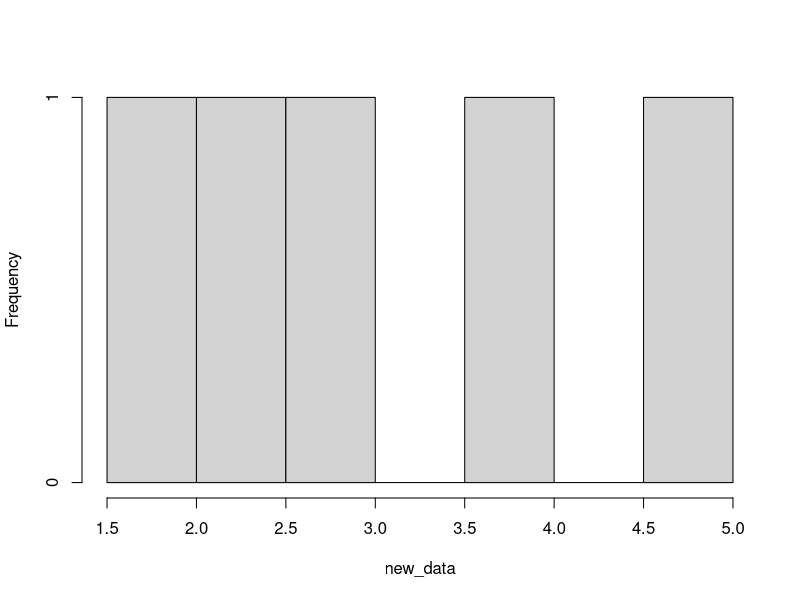
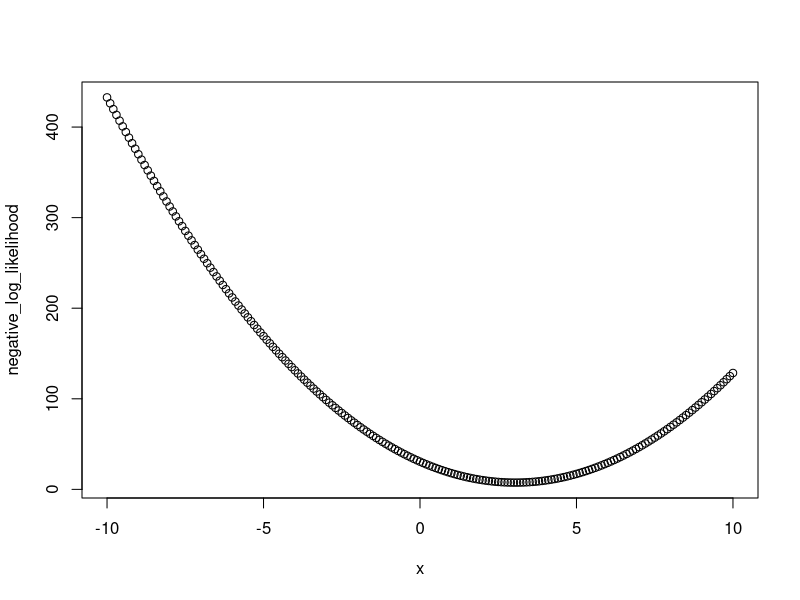
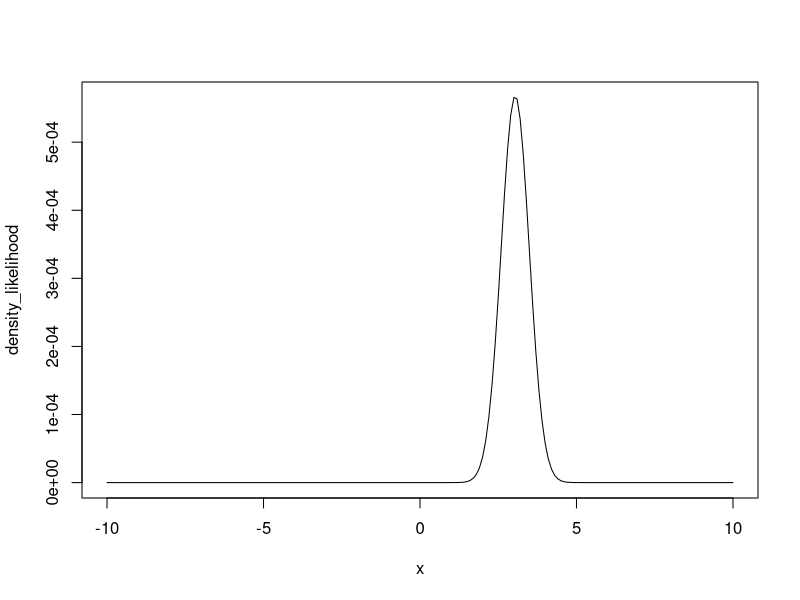
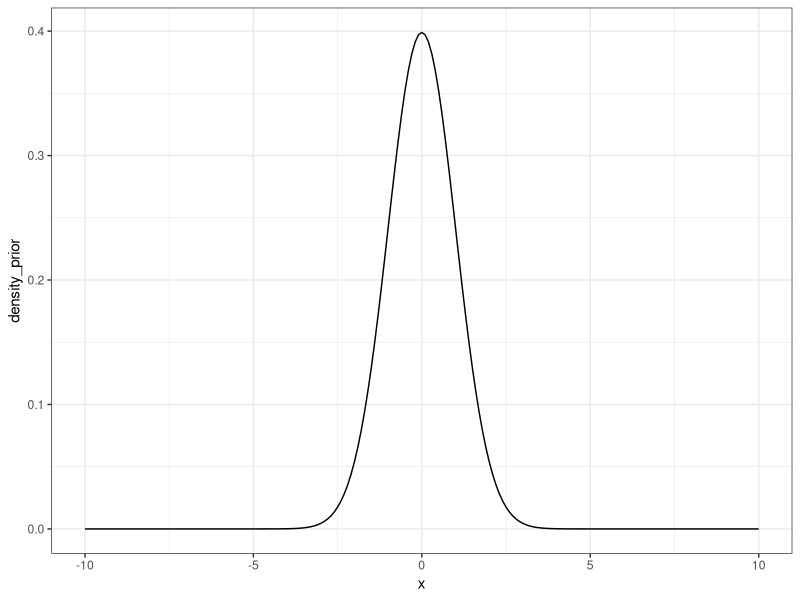
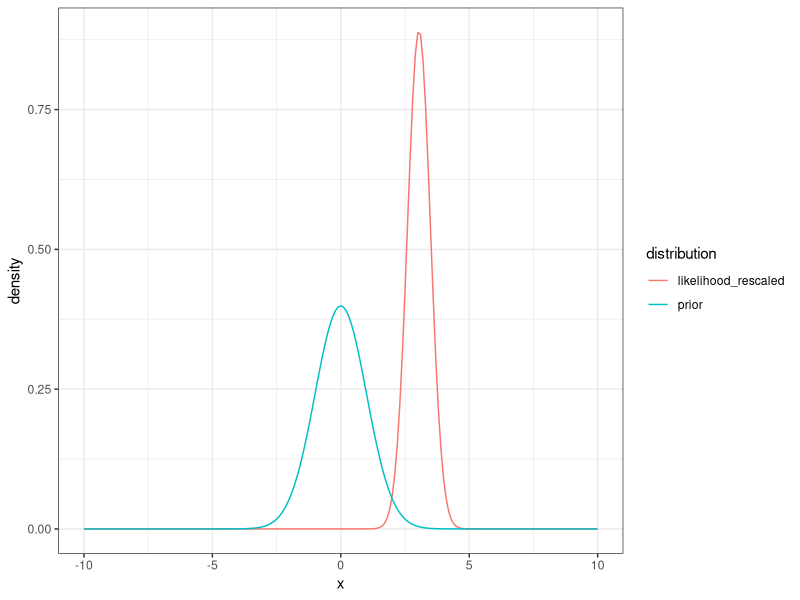
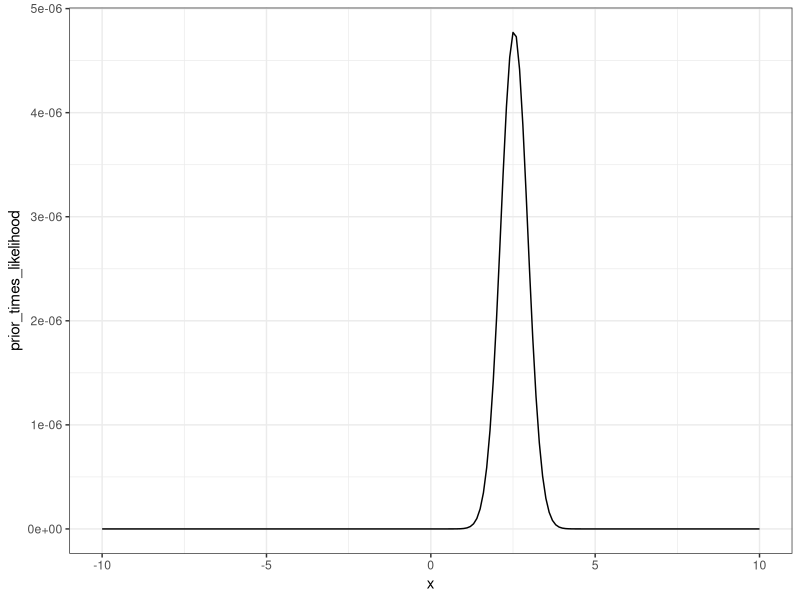
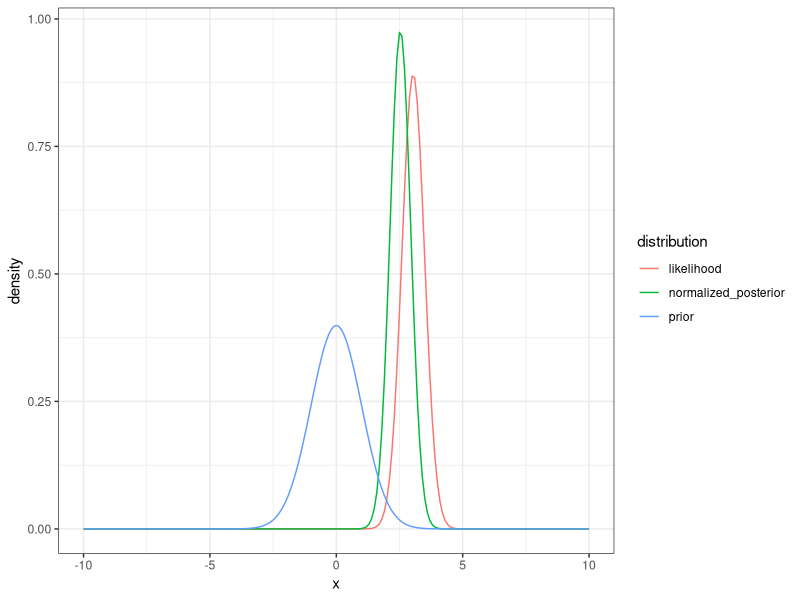
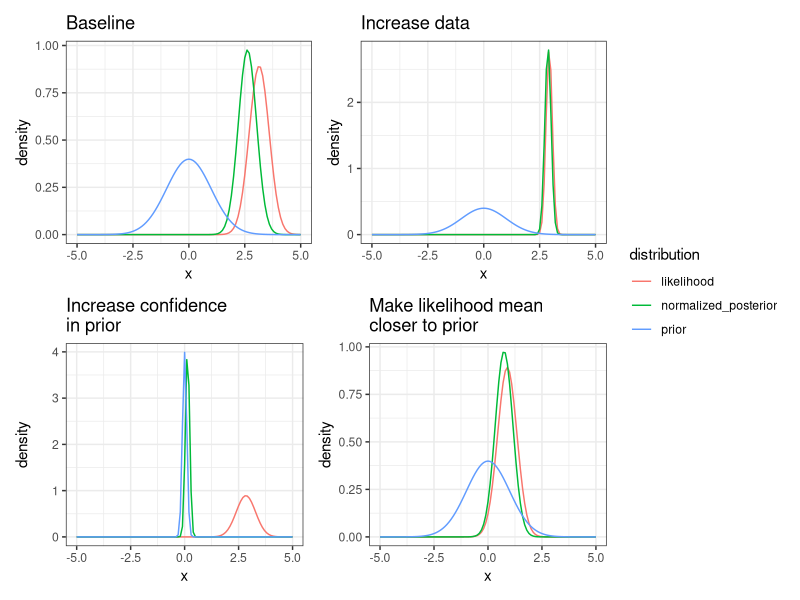

The R script that drew these images, in order:
## ---- chunk 1
#| echo: FALSE
#| message: FALSE
library(tidyverse)
library(patchwork)
## ---- chunk 2
num_data_points <- 5

mean_data <- 3.0
sd_data <- 1.0
new_data <- rnorm(num_data_points, mean = mean_data, sd = sd_data)
## ---- chunk 3
#| fig-cap: Five random simples from a normal distirubtion with mean = 3 and sd = 1
#| label: fig-rnorm1
hist(new_data, main = "")
## ---- chunk 4
#DATA MODEL
delta_x <- 0.1
x <- seq(-10,10, delta_x)
negative_log_likelihood <- rep(NA,length(x))
for(i in 1:length(x)){
  negative_log_likelihood[i] <- -sum(dnorm(new_data, mean = x[i], sd = 1, log = TRUE))
}
## ---- chunk 5
#| fig-cap: Negative log likelihood curve
#| label: fig-ll-bayes
plot(x, negative_log_likelihood)
## ---- chunk 6
density_likelihood <- exp(-negative_log_likelihood)
## ---- chunk 7
#| fig-cap: likelihood curve
#| label: fig-ll2-density
plot(x, density_likelihood, type = "l")
## ---- chunk 8
likelihood_area_under_curve <- sum(density_likelihood * delta_x) #Width * Height
density_likelihood_rescaled <- density_likelihood/likelihood_area_under_curve
## ---- chunk 9
#| fig-cap: Rescale likelihood (area under curve is 1)
#| label: fig-rescaled-ll
d <- tibble(x = x,
            likelihood = density_likelihood_rescaled) |> 
ggplot(aes(x = x, y = likelihood)) +
  geom_line() +
  theme_bw()

## ---- chunk 10
mean_prior <- 0
sd_prior <- 1.0
## ---- chunk 11
density_prior <- dnorm(x, mean = mean_prior, sd = sd_prior)
## ---- chunk 12
#| fig-cap: likelihood of the x given the prior distribution
#| label: fig-prior-dens
d <- tibble(x = x,
            density_prior = density_prior)
ggplot(d, aes(x = x, y = density_prior)) +
  geom_line()  +
  theme_bw()
## ---- chunk 13
#| fig-cap: likelihood of the x given the prior distribution and likelihood of the model.
#| label: fig-prior-ll-dens
tibble(x = x,
            prior = density_prior,
            likelihood_rescaled = density_likelihood_rescaled) %>% 
  pivot_longer(cols = -x, names_to = "distribution", values_to = "density") %>% 
  mutate(distribution = factor(distribution)) %>% 
  ggplot(aes(x = x, y = density, color = distribution)) +
  geom_line()  +
  theme_bw()

## ---- chunk 14
prior_times_likelihood <- density_prior * density_likelihood
## ---- chunk 15
#| label: fig-post-unscaled
d <- tibble(x = x,
            prior_times_likelihood = prior_times_likelihood)
ggplot(d, aes(x = x, y = prior_times_likelihood)) +
  geom_line()  +
  theme_bw()
## ---- chunk 16
area_under_curve <- sum(prior_times_likelihood * delta_x)  #sum(Width * Height) = total probability of the data given all possible values of the parameter
normalized_posterior <- prior_times_likelihood / area_under_curve
## ---- chunk 17
#| fig-cap: Prior, likelihood, and posterior shown together 
#| label: fig-prior-ll-post
tibble(x = x,
       prior = density_prior,
       likelihood = density_likelihood_rescaled,
       normalized_posterior = normalized_posterior) %>% 
  pivot_longer(cols = -x, names_to = "distribution", values_to = "density") %>% 
  mutate(distribution = factor(distribution)) %>% 
  ggplot(aes(x = x, y = density, color = distribution)) +
  geom_line()  +
  theme_bw()
## ---- chunk 18
explore_senstivity <- function(num_data_points, mean_data, sd_data, mean_prior, sd_prior, title){

new_data <- rnorm(num_data_points, mean_data, sd_data)
delta_x <- 0.1
x <- seq(-5,5, delta_x)
negative_log_likelihood <- rep(NA,length(x))

#DATA MODEL
for(i in 1:length(x)){
  #Process model is that mean = x
  negative_log_likelihood[i] <- -sum(dnorm(new_data, mean = x[i], sd = 1, log = TRUE))
}

density_likelihood <- exp(-negative_log_likelihood)
likelihood_area_under_curve <- sum(density_likelihood * delta_x) #Width * Height
density_likelihood_rescaled <- density_likelihood/likelihood_area_under_curve

#Prior
density_prior <- dnorm(x, mean = mean_prior, sd = sd_prior)

#Prior x Likelihood
prior_times_likelihood <- density_prior * density_likelihood
area_under_curve <- sum(prior_times_likelihood * delta_x) #Width * Height
normalized_posterior <- prior_times_likelihood / area_under_curve

p <- tibble(x = x,
       prior = density_prior,
       likelihood = density_likelihood_rescaled,
       normalized_posterior = normalized_posterior) %>% 
  pivot_longer(cols = -x, names_to = "distribution", values_to = "density") %>% 
  mutate(distribution = factor(distribution)) %>% 
  ggplot(aes(x = x, y = density, color = distribution)) +
  geom_line() +
  labs(title = title)  +
  theme_bw()
return(p)
}
## ---- chunk 19
#Baseline
p1 <- explore_senstivity(num_data_points = 5,
                        mean_data = 3,
                        sd_data = 2,
                        mean_prior = 0,
                        sd_prior = 1.0,
                        title = "Baseline")

#Increase confidence in prior
p2 <- explore_senstivity(num_data_points = 5,
                        mean_data = 3,
                        sd_data = 2,
                        mean_prior = 0,
                        sd_prior = 0.1,
                        title = "Increase confidence\nin prior")

#Increase number of data points
p3 <- explore_senstivity(num_data_points = 50,
                        mean_data = 3,
                        sd_data = 2,
                        mean_prior = 0,
                        sd_prior = 1.0,
                        title = "Increase data")

#Make likelihood mean closer to prior
p4 <- explore_senstivity(num_data_points = 5,
                        mean_data = 0,
                        sd_data = 2,
                        mean_prior = 0,
                        sd_prior = 1.0,
                        title = "Make likelihood mean\ncloser to prior")

## ---- chunk 20
#| echo: false
#| fig-cap: Senstivity of posteriors to different data and prior scenarios
#| label: fig-post-sens
(p1 + p3) / (p2 + p4) + plot_layout(guides = "collect")  
## ---- chunk 21
set.seed(100)
num_data_points <- 10
par1_true <- 3
sd_data <- 0.5
x <- runif(num_data_points, 0, 10)
par_true <- c(par1_true, 0.5)
y_true <- par_true[1] * (x / (x + par_true[2]))
y <- rnorm(length(y_true), mean = y_true, sd = sd_data)
## ---- chunk 22
plot(x, y, ylim = c(0, par1_true + 2))
## ---- chunk 23
mean_prior <- 1.0
sd_prior <- 0.5
## ---- chunk 24
delta_par1 <- 0.1
par1 <- seq(-3,10, delta_par1)
negative_log_likelihood <- rep(NA,length(par1))
for(i in 1:length(par1)){
  #Process model
  pred <- par1[i] * (x / (x + par_true[2]))
  #Data model
  negative_log_likelihood[i] <- -sum(dnorm(y, mean = pred, sd = sd_data, log = TRUE))
}

density_likelihood <- exp(-negative_log_likelihood)
likelihood_area_under_curve <- sum(density_likelihood * delta_par1) #Width * Height
density_likelihood_rescaled <- density_likelihood/likelihood_area_under_curve

#Priors
density_prior <- dnorm(par1, mean = mean_prior, sd = sd_prior)
prior_times_likelihood <- density_prior * density_likelihood
area_under_curve <- sum(prior_times_likelihood * delta_par1) #Width * Height
normalized_posterior <- prior_times_likelihood / area_under_curve
## ---- chunk 25
tibble(par1 = par1,
       prior = density_prior,
       likelihood = density_likelihood_rescaled,
       normalized_posterior = normalized_posterior) %>% 
  pivot_longer(cols = -par1, names_to = "distribution", values_to = "density") %>% 
  mutate(distribution = factor(distribution)) %>% 
  ggplot(aes(x = par1, y = density, color = distribution)) +
  geom_line()  +
  theme_bw()
## ---- chunk 26
par1_mle <- par1[which.max(density_likelihood)]
par1_post <- par1[which.max(normalized_posterior)]

d <- tibble(x = seq(0,10, 0.1),
            prior = mean_prior * (x / (x + par_true[2])),
            likelihood = par1_mle * (x / (x + par_true[2])),
            posterior = par1_post * (x / (x + par_true[2]))) %>% 
  pivot_longer(cols = -x, names_to = "distribution", values_to = "prediction") %>% 
  mutate(distribution = factor(distribution))
## ---- chunk 27
ggplot(d, aes(x = x, y = prediction, col = distribution)) +
  geom_line() +
  labs(y = "M-M model prediction (process model)")  +
  theme_bw()
## ---- chunk 28
num_data_points <- 10
par1_true <- 3
sd_data <- 0.5
x <- runif(num_data_points, 0, 10)
par_true <- c(par1_true, 0.5)
y_true <- par_true[1] * (x / (x + par_true[2]))
y <- rnorm(length(y_true), mean = y_true, sd = sd_data)
## ---- chunk 29
plot(x, y, ylim = c(0, par1_true + 2))
## ---- chunk 30
#Initialize chain
num_iter <- 5000
pars <- array(NA, dim = c(num_iter))
pars[1] <- 2
log_prob_current <- -10000000000
prob_current <- exp(log_prob_current)
jump <- 0.1

mean_prior <- 1.0
sd_prior <- 0.5

for(i in 2:num_iter){
  
  #Randomly select new parameter values
  proposed_pars <- rnorm(1, pars[i - 1], jump)
  
    
  #PRIORS: how likely is the proposed value given the prior distribution?
  prior <- dnorm(proposed_pars, mean = mean_prior, sd = sd_prior)

  #PROCESS MODEL: Use new parameter values in the process model
  pred <- proposed_pars * (x / (x + par_true[2]))

  #DATA MODEL: how likely is the data given the proposed parameter?
  #We are multiplying here
  likelihood <- prod(dnorm(y, mean = pred, sd = sd_data))
  
  #Combine the prior and likelihood
  #remember that you multiply probabilities which mean you can add log(probability)
  prob_proposed <- prior * likelihood
  
  z <- (prob_proposed/prob_current)
  
  #Now pick a random number between 0 and 1
  r <- runif(1, 0, 1)
  
  #If z > r then accept the new parameters
  #Note: this will always happen if the new parameters are more likely than
  #the old parameters z > 1 means than z is always > r no matter what value of
  #r is chosen.  However it will accept worse parameter sets (P_new is less
  #likely then P_old - i.e., z < 1) in proportion to how much worse it is
  #For example: if z = 0.9 and then any random number drawn by runif that is
  #less than 0.90 will result in accepting the worse values (i.e., the slightly
  #worse values will be accepted a lot of the time).  In contrast, if z = 0.01
  #(i.e., the new parameters are much much worse), then they can still be accepted
  #but much more rarely because random r values of < 0.1 occur more rarely
  if(z > r){
    pars[i] <- proposed_pars
    prob_current <- prob_proposed
  }else{
    pars[i] <- pars[i - 1]
    prob_current <- prob_current #this calculation isn't necessary but is here to show you the logic
  }
}
## ---- chunk 31
#| warning: FALSE
d <- tibble(iter = 1:num_iter,
       par1 = pars)

p1 <-  ggplot(d, aes(x = iter, y = par1)) +
  geom_line()  +
  theme_bw()

p2 <- ggplot(d, aes(x = par1)) +
  geom_histogram() +
  theme_bw()

p1 | p2
## ---- chunk 32
#| warning: FALSE

nburn <- 100
d_burn <- tibble(iter = nburn:num_iter,
       par1 = pars[nburn:num_iter])
## ---- chunk 33
#| warning: FALSE
p1 <-  ggplot(d_burn, aes(x = iter, y = par1)) +
  geom_line() +
  theme_bw()

p2 <- ggplot(d_burn, aes(x = par1)) +
  geom_histogram() +
  theme_bw()

p1 | p2
## ---- chunk 34
par_post_burn <- pars[nburn:num_iter]

#Mean
mean(par_post_burn)
#sd
sd(par_post_burn)
#Quantiles
quantile(par_post_burn, c(0.025, 0.5,0.975))
## ---- chunk 35
num_samples <- 100
sample_index <- sample(x = 1:length(par_post_burn), size = num_samples, replace = TRUE)
random_draws <- par_post_burn[sample_index]
## ---- chunk 36
hist(random_draws)
## ---- chunk 37
num_samples <- 1000
x_new = x
pred_posterior_mean <- matrix(NA, num_samples, length(x_new))   # storage for all simulations
y_posterior <- matrix(NA, num_samples, length(x_new)) 

for(i in 1:num_samples){
  sample_index <- sample(x = 1:length(pars), size = 1, replace = TRUE)
  pred_posterior_mean[i, ] <- pars[sample_index] * (x_new / (x_new + par_true[2]))
  y_posterior[i, ] <- rnorm(length(x_new), pred_posterior_mean[i, ], sd = sd_data)
  
}
n.stats.y <- apply(y_posterior, 2, quantile, c(0.025, 0.5, 0.975))
n.stats.y.mean <- apply(y_posterior, 2, mean)

n.stats.mean <- apply(pred_posterior_mean, 2, quantile, c(0.025, 0.5, 0.975))

d <- tibble(x = x_new,
            median = n.stats.y.mean,
            lower95_y = n.stats.y[1, ],
            upper95_y = n.stats.y[3, ],
            lower95_mean = n.stats.mean[1, ],
            upper95_mean = n.stats.mean[3, ],
            obs = y)
## ---- chunk 38
ggplot(d, aes(x = x)) +
  geom_ribbon(aes(ymin = lower95_y, ymax = upper95_y), fill = "lightblue", alpha = 0.5) +
    geom_ribbon(aes(ymin = lower95_mean, ymax = upper95_mean), fill = "pink", alpha = 0.5) +
  geom_line(aes(y = median)) +
  geom_point(aes(y = obs)) +
  labs(y = "M-M Prediction")  +
  theme_bw()

## ---- chunk 39
#| warning: FALSE

library(tidyverse)
library(patchwork)

#Build fake dataset
set.seed(100)
num_data_points <- 200
sd_data <- 0.25
par_true <- c(3, 0.5)
x <- runif(num_data_points, 0, 10)
y_true <- par_true[1] * (x / (x + par_true[2]))
y <- rnorm(length(y_true), mean = y_true, sd = sd_data)
## ---- chunk 40
plot(x, y, ylim = c(0, par_true[1] + 2))
## ---- chunk 41
#Set MCMC Configuration
num_iter <- 2000
num_pars <- 2
jump <- c(0.05, 0.05)

#Initialize chain
pars <- array(NA, dim = c(num_pars, num_iter))
pars[1, 1] <- 2
pars[2, 1] <- 1
log_likelihood_prior_current <- -10000000000

for(i in 2:num_iter){
  
  #Loop through parameter value
  
  for(j in 1:num_pars){
      #Randomly select new parameter values
    proposed_pars <- pars[, i - 1]
    proposed_pars[j] <- rnorm(1, mean = pars[j, i - 1], sd = jump[j])
    
    ##########################
    # PRIORS
    #########################
    #(remember that you multiply probabilities which mean you can add log(probability))
    log_prior <- dunif(proposed_pars[1], min = 0, max = 10, log = TRUE) + 
      dunif(proposed_pars[2], min = 0, max = 100, log = TRUE)
    
    #Likelihood.  
    #You could use:
    # pred <- process_model(x, pars = proposed_pars)
    # log_likelihood <- sum(dnorm(new_data, mean = pred, sd = sd_data, log = TRUE)
    # but we are looping here because it transitions well to the next section of the course
    log_likelihood <- rep(NA, length(x))
    pred <- rep(NA, length(x))
    for(m in 1:length(x)){
      ##########################
      # PROCESS MODEL
      #########################
      pred[m] <- proposed_pars[1] * (x[m] / (x[m] + proposed_pars[2]))
      ##########################
      # DATA MODEL
      #########################
      log_likelihood[m] <- dnorm(y[m], mean = pred[m], sd = sd_data, log = TRUE)
    }
    #Remember that you multiply probabilities which mean you can add log(probability)
    #Hence the use of sum
    log_likelihood <- sum(log_likelihood)
    
    ############################
    ###  PRIOR x LIKELIHOOD
    ############################
    #Combine the prior and likelihood
    #remember that you multiply probabilities which means you can add log(probability)
    log_likelihood_prior_proposed <- log_prior + log_likelihood
    
    #We want the ratio of new / old but since it is in log space we first
    #take the difference of the logs: log(new/old) = log(new) - log(old) 
    # and then take out of log space exp(log(new) - log(old))
    z <- exp(log_likelihood_prior_proposed - log_likelihood_prior_current)
    
    #Now pick a random number between 0 and 1
    r <- runif(1, min = 0, max = 1)
    #If z > r then accept the new parameters
    #Note: this will always happen if the new parameters are more likely than
    #the old parameters z > 1 means than z is always > r no matter what value of
    #r is chosen.  However it will accept worse parameter sets (P_new is less
    #likely then P_old - i.e., z < 1) in proportion to how much worse it is
    #For example: if z = 0.9 and then any random number drawn by runif that is
    #less than 0.90 will result in accepting the worse values (i.e., the slightly
    #worse values will be accepted a lot of the time).  In contrast, if z = 0.01
    #(i.e., the new parameters are much much worse), then they can still be accepted
    #but much more rarely because random r values of < 0.1 occur more rarely
    if(log(z) > log(r)){
      pars[j, i] <- proposed_pars[j]
      log_likelihood_prior_current <- log_likelihood_prior_proposed
    }else{
      pars[j, i] <- pars[j, i - 1]
      log_likelihood_prior_current <- log_likelihood_prior_current #this calculation isn't necessary but is here to show you the logic
    }
  }
}

## ---- chunk 42
#| warning: FALSE

d <- tibble(iter = 1:num_iter,
            par1 = pars[1, ],
            par2 = pars[2, ]) %>%
  pivot_longer(-iter, values_to = "value", names_to = "parameter")
## ---- chunk 43
#| warning: FALSE

p1 <- ggplot(d, aes(x = iter, y = value)) +
  geom_line() +
  facet_wrap(~parameter, scales = "free") +
  theme_bw()

p2 <- ggplot(d, aes(x = value)) +
  geom_histogram() +
  facet_wrap(~parameter, scales = "free") +
  theme_bw()

p1 / p2
## ---- chunk 44


## ---- chunk 45


## ---- chunk 46


## ---- chunk 47


## ---- chunk 48


## ---- chunk 49


## ---- chunk 50

